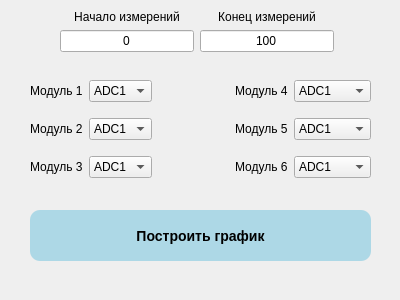
<?xml version="1.0" encoding="UTF-8"?>
<ui version="4.0">
 <class>fileForm</class>
 <widget class="QWidget" name="fileForm">
  <property name="geometry">
   <rect>
    <x>0</x>
    <y>0</y>
    <width>400</width>
    <height>300</height>
   </rect>
  </property>
  <property name="windowTitle">
   <string>Form</string>
  </property>
  <widget class="QPushButton" name="pushButton">
   <property name="geometry">
    <rect>
     <x>30</x>
     <y>210</y>
     <width>341</width>
     <height>51</height>
    </rect>
   </property>
   <property name="styleSheet">
    <string notr="true">
 QPushButton#pushButton {
     background-color: lightblue;
     border-width: 2px;
     border-radius: 10px;
     font: bold 14px;
     min-width: 10em;
     padding: 6px;
 }</string>
   </property>
   <property name="text">
    <string>Построить график</string>
   </property>
  </widget>
  <widget class="QWidget" name="layoutWidget">
   <property name="geometry">
    <rect>
     <x>60</x>
     <y>10</y>
     <width>274</width>
     <height>42</height>
    </rect>
   </property>
   <layout class="QGridLayout" name="gridLayout">
    <item row="0" column="0">
     <widget class="QLabel" name="label">
      <property name="text">
       <string>Начало измерений</string>
      </property>
      <property name="alignment">
       <set>Qt::AlignCenter</set>
      </property>
     </widget>
    </item>
    <item row="0" column="1">
     <widget class="QLabel" name="label_2">
      <property name="text">
       <string>Конец измерений</string>
      </property>
      <property name="alignment">
       <set>Qt::AlignCenter</set>
      </property>
     </widget>
    </item>
    <item row="1" column="0">
     <widget class="QLineEdit" name="lineEdBegin">
      <property name="text">
       <string>0</string>
      </property>
      <property name="alignment">
       <set>Qt::AlignCenter</set>
      </property>
     </widget>
    </item>
    <item row="1" column="1">
     <widget class="QLineEdit" name="lineEdCount">
      <property name="text">
       <string>100</string>
      </property>
      <property name="alignment">
       <set>Qt::AlignCenter</set>
      </property>
     </widget>
    </item>
   </layout>
  </widget>
  <widget class="QWidget" name="layoutWidget">
   <property name="geometry">
    <rect>
     <x>30</x>
     <y>70</y>
     <width>341</width>
     <height>121</height>
    </rect>
   </property>
   <layout class="QGridLayout" name="gridLayout_2">
    <item row="1" column="0">
     <widget class="QLabel" name="lbName2">
      <property name="text">
       <string>Модуль 2</string>
      </property>
     </widget>
    </item>
    <item row="2" column="3">
     <widget class="QLabel" name="lbName6">
      <property name="text">
       <string>Модуль 6</string>
      </property>
     </widget>
    </item>
    <item row="2" column="2">
     <spacer name="horizontalSpacer_3">
      <property name="orientation">
       <enum>Qt::Horizontal</enum>
      </property>
      <property name="sizeHint" stdset="0">
       <size>
        <width>40</width>
        <height>20</height>
       </size>
      </property>
     </spacer>
    </item>
    <item row="0" column="2">
     <spacer name="horizontalSpacer">
      <property name="orientation">
       <enum>Qt::Horizontal</enum>
      </property>
      <property name="sizeHint" stdset="0">
       <size>
        <width>40</width>
        <height>20</height>
       </size>
      </property>
     </spacer>
    </item>
    <item row="1" column="3">
     <widget class="QLabel" name="lbName5">
      <property name="text">
       <string>Модуль 5</string>
      </property>
     </widget>
    </item>
    <item row="0" column="0">
     <widget class="QLabel" name="lbName1">
      <property name="text">
       <string>Модуль 1</string>
      </property>
     </widget>
    </item>
    <item row="0" column="1">
     <widget class="QComboBox" name="comboBox1">
      <item>
       <property name="text">
        <string>ADC1</string>
       </property>
      </item>
      <item>
       <property name="text">
        <string>ADC2</string>
       </property>
      </item>
      <item>
       <property name="text">
        <string>AccX</string>
       </property>
      </item>
      <item>
       <property name="text">
        <string>AccY</string>
       </property>
      </item>
      <item>
       <property name="text">
        <string>AccZ</string>
       </property>
      </item>
      <item>
       <property name="text">
        <string>T</string>
       </property>
      </item>
     </widget>
    </item>
    <item row="1" column="2">
     <spacer name="horizontalSpacer_2">
      <property name="orientation">
       <enum>Qt::Horizontal</enum>
      </property>
      <property name="sizeHint" stdset="0">
       <size>
        <width>40</width>
        <height>20</height>
       </size>
      </property>
     </spacer>
    </item>
    <item row="1" column="1">
     <widget class="QComboBox" name="comboBox2">
      <item>
       <property name="text">
        <string>ADC1</string>
       </property>
      </item>
      <item>
       <property name="text">
        <string>ADC2</string>
       </property>
      </item>
      <item>
       <property name="text">
        <string>AccX</string>
       </property>
      </item>
      <item>
       <property name="text">
        <string>AccY</string>
       </property>
      </item>
      <item>
       <property name="text">
        <string>AccZ</string>
       </property>
      </item>
      <item>
       <property name="text">
        <string>T</string>
       </property>
      </item>
     </widget>
    </item>
    <item row="0" column="3">
     <widget class="QLabel" name="lbName4">
      <property name="text">
       <string>Модуль 4</string>
      </property>
     </widget>
    </item>
    <item row="2" column="0">
     <widget class="QLabel" name="lbName3">
      <property name="text">
       <string>Модуль 3</string>
      </property>
     </widget>
    </item>
    <item row="1" column="4">
     <widget class="QComboBox" name="comboBox5">
      <item>
       <property name="text">
        <string>ADC1</string>
       </property>
      </item>
      <item>
       <property name="text">
        <string>ADC2</string>
       </property>
      </item>
      <item>
       <property name="text">
        <string>AccX</string>
       </property>
      </item>
      <item>
       <property name="text">
        <string>AccY</string>
       </property>
      </item>
      <item>
       <property name="text">
        <string>AccZ</string>
       </property>
      </item>
      <item>
       <property name="text">
        <string>T</string>
       </property>
      </item>
     </widget>
    </item>
    <item row="2" column="4">
     <widget class="QComboBox" name="comboBox6">
      <item>
       <property name="text">
        <string>ADC1</string>
       </property>
      </item>
      <item>
       <property name="text">
        <string>ADC2</string>
       </property>
      </item>
      <item>
       <property name="text">
        <string>AccX</string>
       </property>
      </item>
      <item>
       <property name="text">
        <string>AccY</string>
       </property>
      </item>
      <item>
       <property name="text">
        <string>AccZ</string>
       </property>
      </item>
      <item>
       <property name="text">
        <string>T</string>
       </property>
      </item>
     </widget>
    </item>
    <item row="0" column="4">
     <widget class="QComboBox" name="comboBox4">
      <property name="sizePolicy">
       <sizepolicy hsizetype="Expanding" vsizetype="Fixed">
        <horstretch>0</horstretch>
        <verstretch>0</verstretch>
       </sizepolicy>
      </property>
      <property name="layoutDirection">
       <enum>Qt::LeftToRight</enum>
      </property>
      <item>
       <property name="text">
        <string>ADC1</string>
       </property>
      </item>
      <item>
       <property name="text">
        <string>ADC2</string>
       </property>
      </item>
      <item>
       <property name="text">
        <string>AccX</string>
       </property>
      </item>
      <item>
       <property name="text">
        <string>AccY</string>
       </property>
      </item>
      <item>
       <property name="text">
        <string>AccZ</string>
       </property>
      </item>
      <item>
       <property name="text">
        <string>T</string>
       </property>
      </item>
     </widget>
    </item>
    <item row="2" column="1">
     <widget class="QComboBox" name="comboBox3">
      <item>
       <property name="text">
        <string>ADC1</string>
       </property>
      </item>
      <item>
       <property name="text">
        <string>ADC2</string>
       </property>
      </item>
      <item>
       <property name="text">
        <string>AccX</string>
       </property>
      </item>
      <item>
       <property name="text">
        <string>AccY</string>
       </property>
      </item>
      <item>
       <property name="text">
        <string>AccZ</string>
       </property>
      </item>
      <item>
       <property name="text">
        <string>T</string>
       </property>
      </item>
     </widget>
    </item>
   </layout>
  </widget>
 </widget>
 <resources/>
 <connections/>
</ui>
